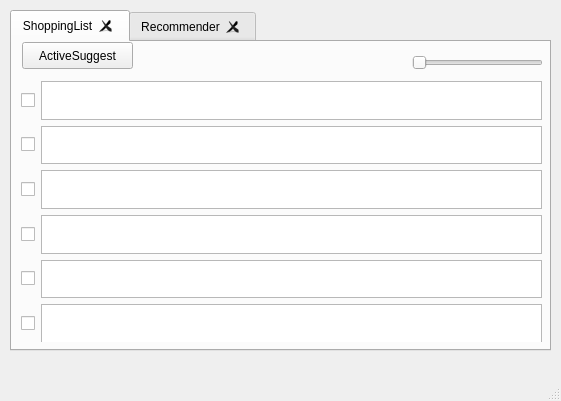
<?xml version="1.0" encoding="UTF-8"?>
<ui version="4.0">
 <class>MainDisplayWindow</class>
 <widget class="QMainWindow" name="MainDisplayWindow">
  <property name="geometry">
   <rect>
    <x>0</x>
    <y>0</y>
    <width>561</width>
    <height>401</height>
   </rect>
  </property>
  <property name="windowTitle">
   <string>MainWindow</string>
  </property>
  <widget class="QWidget" name="centralwidget">
   <widget class="QTabWidget" name="tabLayout">
    <property name="geometry">
     <rect>
      <x>10</x>
      <y>10</y>
      <width>541</width>
      <height>341</height>
     </rect>
    </property>
    <property name="cursor">
     <cursorShape>ArrowCursor</cursorShape>
    </property>
    <property name="mouseTracking">
     <bool>false</bool>
    </property>
    <property name="autoFillBackground">
     <bool>false</bool>
    </property>
    <property name="tabPosition">
     <enum>QTabWidget::North</enum>
    </property>
    <property name="tabShape">
     <enum>QTabWidget::Rounded</enum>
    </property>
    <property name="currentIndex">
     <number>0</number>
    </property>
    <property name="iconSize">
     <size>
      <width>30</width>
      <height>30</height>
     </size>
    </property>
    <property name="elideMode">
     <enum>Qt::ElideNone</enum>
    </property>
    <property name="tabsClosable">
     <bool>true</bool>
    </property>
    <property name="movable">
     <bool>true</bool>
    </property>
    <widget class="QWidget" name="ShoppingList">
     <attribute name="title">
      <string>ShoppingList</string>
     </attribute>
     <widget class="QSlider" name="ShoppingList_VolControl">
      <property name="geometry">
       <rect>
        <x>400</x>
        <y>10</y>
        <width>131</width>
        <height>21</height>
       </rect>
      </property>
      <property name="orientation">
       <enum>Qt::Horizontal</enum>
      </property>
     </widget>
     <widget class="QWidget" name="gridLayoutWidget">
      <property name="geometry">
       <rect>
        <x>9</x>
        <y>39</y>
        <width>521</width>
        <height>261</height>
       </rect>
      </property>
      <layout class="QGridLayout" name="gridLayout">
       <item row="1" column="1">
        <widget class="QTextEdit" name="textEdit_2"/>
       </item>
       <item row="1" column="0">
        <widget class="QCheckBox" name="checkBox_2">
         <property name="text">
          <string/>
         </property>
        </widget>
       </item>
       <item row="0" column="1">
        <widget class="QTextEdit" name="textEdit_1">
         <property name="html">
          <string>&lt;!DOCTYPE HTML PUBLIC &quot;-//W3C//DTD HTML 4.0//EN&quot; &quot;http://www.w3.org/TR/REC-html40/strict.dtd&quot;&gt;
&lt;html&gt;&lt;head&gt;&lt;meta name=&quot;qrichtext&quot; content=&quot;1&quot; /&gt;&lt;style type=&quot;text/css&quot;&gt;
p, li { white-space: pre-wrap; }
&lt;/style&gt;&lt;/head&gt;&lt;body style=&quot; font-family:'Ubuntu'; font-size:11pt; font-weight:400; font-style:normal;&quot;&gt;
&lt;p style=&quot;-qt-paragraph-type:empty; margin-top:0px; margin-bottom:0px; margin-left:0px; margin-right:0px; -qt-block-indent:0; text-indent:0px;&quot;&gt;&lt;br /&gt;&lt;/p&gt;&lt;/body&gt;&lt;/html&gt;</string>
         </property>
        </widget>
       </item>
       <item row="4" column="0">
        <widget class="QCheckBox" name="checkBox_4">
         <property name="text">
          <string/>
         </property>
        </widget>
       </item>
       <item row="0" column="0">
        <widget class="QCheckBox" name="checkBox_1">
         <property name="text">
          <string/>
         </property>
        </widget>
       </item>
       <item row="2" column="0">
        <widget class="QCheckBox" name="checkBox_3">
         <property name="text">
          <string/>
         </property>
        </widget>
       </item>
       <item row="5" column="0">
        <widget class="QCheckBox" name="checkBox_5">
         <property name="text">
          <string/>
         </property>
        </widget>
       </item>
       <item row="2" column="1">
        <widget class="QTextEdit" name="textEdit_3"/>
       </item>
       <item row="4" column="1">
        <widget class="QTextEdit" name="textEdit_4"/>
       </item>
       <item row="5" column="1">
        <widget class="QTextEdit" name="textEdit_5"/>
       </item>
       <item row="6" column="0">
        <widget class="QCheckBox" name="checkBox_6">
         <property name="text">
          <string/>
         </property>
        </widget>
       </item>
       <item row="6" column="1">
        <widget class="QTextEdit" name="textEdit_6"/>
       </item>
      </layout>
     </widget>
     <widget class="QPushButton" name="pushButton">
      <property name="geometry">
       <rect>
        <x>10</x>
        <y>0</y>
        <width>111</width>
        <height>27</height>
       </rect>
      </property>
      <property name="text">
       <string>ActiveSuggest</string>
      </property>
     </widget>
    </widget>
    <widget class="QWidget" name="Recommender">
     <attribute name="title">
      <string>Recommender</string>
     </attribute>
     <widget class="QScrollArea" name="scrollArea">
      <property name="geometry">
       <rect>
        <x>0</x>
        <y>0</y>
        <width>791</width>
        <height>451</height>
       </rect>
      </property>
      <property name="widgetResizable">
       <bool>true</bool>
      </property>
      <widget class="QWidget" name="scrollAreaWidgetContents">
       <property name="geometry">
        <rect>
         <x>0</x>
         <y>0</y>
         <width>789</width>
         <height>449</height>
        </rect>
       </property>
       <widget class="QSlider" name="Recommender_VolControl">
        <property name="geometry">
         <rect>
          <x>390</x>
          <y>20</y>
          <width>131</width>
          <height>21</height>
         </rect>
        </property>
        <property name="orientation">
         <enum>Qt::Horizontal</enum>
        </property>
       </widget>
       <widget class="QLabel" name="label">
        <property name="geometry">
         <rect>
          <x>20</x>
          <y>50</y>
          <width>70</width>
          <height>70</height>
         </rect>
        </property>
        <property name="text">
         <string>TextLabel</string>
        </property>
       </widget>
       <widget class="QLabel" name="label_2">
        <property name="geometry">
         <rect>
          <x>120</x>
          <y>50</y>
          <width>70</width>
          <height>70</height>
         </rect>
        </property>
        <property name="text">
         <string>TextLabel</string>
        </property>
       </widget>
       <widget class="QLabel" name="label_3">
        <property name="geometry">
         <rect>
          <x>100</x>
          <y>75</y>
          <width>16</width>
          <height>17</height>
         </rect>
        </property>
        <property name="text">
         <string>+</string>
        </property>
       </widget>
       <widget class="QLabel" name="label_4">
        <property name="geometry">
         <rect>
          <x>20</x>
          <y>150</y>
          <width>70</width>
          <height>70</height>
         </rect>
        </property>
        <property name="text">
         <string>TextLabel</string>
        </property>
       </widget>
       <widget class="QLabel" name="label_5">
        <property name="geometry">
         <rect>
          <x>100</x>
          <y>150</y>
          <width>70</width>
          <height>70</height>
         </rect>
        </property>
        <property name="text">
         <string>TextLabel</string>
        </property>
       </widget>
       <widget class="QLabel" name="label_6">
        <property name="geometry">
         <rect>
          <x>180</x>
          <y>150</y>
          <width>70</width>
          <height>70</height>
         </rect>
        </property>
        <property name="text">
         <string>TextLabel</string>
        </property>
       </widget>
       <widget class="QLabel" name="label_7">
        <property name="geometry">
         <rect>
          <x>260</x>
          <y>150</y>
          <width>70</width>
          <height>70</height>
         </rect>
        </property>
        <property name="text">
         <string>TextLabel</string>
        </property>
       </widget>
       <widget class="QLabel" name="label_8">
        <property name="geometry">
         <rect>
          <x>340</x>
          <y>150</y>
          <width>70</width>
          <height>70</height>
         </rect>
        </property>
        <property name="text">
         <string>TextLabel</string>
        </property>
       </widget>
       <widget class="QLabel" name="label_9">
        <property name="geometry">
         <rect>
          <x>420</x>
          <y>150</y>
          <width>70</width>
          <height>70</height>
         </rect>
        </property>
        <property name="text">
         <string>TextLabel</string>
        </property>
       </widget>
       <widget class="QLabel" name="label_19">
        <property name="geometry">
         <rect>
          <x>20</x>
          <y>310</y>
          <width>70</width>
          <height>70</height>
         </rect>
        </property>
        <property name="text">
         <string>TextLabel</string>
        </property>
       </widget>
       <widget class="QLabel" name="label_20">
        <property name="geometry">
         <rect>
          <x>20</x>
          <y>210</y>
          <width>70</width>
          <height>70</height>
         </rect>
        </property>
        <property name="text">
         <string>TextLabel</string>
        </property>
       </widget>
       <widget class="QLabel" name="label_21">
        <property name="geometry">
         <rect>
          <x>100</x>
          <y>310</y>
          <width>70</width>
          <height>70</height>
         </rect>
        </property>
        <property name="text">
         <string>TextLabel</string>
        </property>
       </widget>
       <widget class="QLabel" name="label_22">
        <property name="geometry">
         <rect>
          <x>180</x>
          <y>310</y>
          <width>70</width>
          <height>70</height>
         </rect>
        </property>
        <property name="text">
         <string>TextLabel</string>
        </property>
       </widget>
       <widget class="QLabel" name="label_23">
        <property name="geometry">
         <rect>
          <x>260</x>
          <y>310</y>
          <width>70</width>
          <height>70</height>
         </rect>
        </property>
        <property name="text">
         <string>TextLabel</string>
        </property>
       </widget>
       <widget class="QLabel" name="label_24">
        <property name="geometry">
         <rect>
          <x>340</x>
          <y>310</y>
          <width>70</width>
          <height>70</height>
         </rect>
        </property>
        <property name="text">
         <string>TextLabel</string>
        </property>
       </widget>
       <widget class="QLabel" name="label_25">
        <property name="geometry">
         <rect>
          <x>120</x>
          <y>210</y>
          <width>70</width>
          <height>70</height>
         </rect>
        </property>
        <property name="text">
         <string>TextLabel</string>
        </property>
       </widget>
       <widget class="QLabel" name="label_26">
        <property name="geometry">
         <rect>
          <x>100</x>
          <y>235</y>
          <width>16</width>
          <height>17</height>
         </rect>
        </property>
        <property name="text">
         <string>+</string>
        </property>
       </widget>
       <widget class="QLabel" name="label_27">
        <property name="geometry">
         <rect>
          <x>420</x>
          <y>310</y>
          <width>70</width>
          <height>70</height>
         </rect>
        </property>
        <property name="text">
         <string>TextLabel</string>
        </property>
       </widget>
      </widget>
     </widget>
    </widget>
   </widget>
  </widget>
  <widget class="QMenuBar" name="menubar">
   <property name="geometry">
    <rect>
     <x>0</x>
     <y>0</y>
     <width>561</width>
     <height>25</height>
    </rect>
   </property>
  </widget>
  <widget class="QStatusBar" name="statusbar"/>
 </widget>
 <resources/>
 <connections>
  <connection>
   <sender>checkBox_5</sender>
   <signal>toggled(bool)</signal>
   <receiver>textEdit_5</receiver>
   <slot>copy()</slot>
   <hints>
    <hint type="sourcelabel">
     <x>37</x>
     <y>310</y>
    </hint>
    <hint type="destinationlabel">
     <x>59</x>
     <y>323</y>
    </hint>
   </hints>
  </connection>
  <connection>
   <sender>Recommender_VolControl</sender>
   <signal>sliderMoved(int)</signal>
   <receiver>Recommender_VolControl</receiver>
   <slot>setValue(int)</slot>
   <hints>
    <hint type="sourcelabel">
     <x>423</x>
     <y>98</y>
    </hint>
    <hint type="destinationlabel">
     <x>435</x>
     <y>105</y>
    </hint>
   </hints>
  </connection>
  <connection>
   <sender>checkBox_2</sender>
   <signal>toggled(bool)</signal>
   <receiver>textEdit_2</receiver>
   <slot>copy()</slot>
   <hints>
    <hint type="sourcelabel">
     <x>33</x>
     <y>177</y>
    </hint>
    <hint type="destinationlabel">
     <x>59</x>
     <y>191</y>
    </hint>
   </hints>
  </connection>
  <connection>
   <sender>checkBox_4</sender>
   <signal>toggled(bool)</signal>
   <receiver>textEdit_4</receiver>
   <slot>copy()</slot>
   <hints>
    <hint type="sourcelabel">
     <x>28</x>
     <y>252</y>
    </hint>
    <hint type="destinationlabel">
     <x>71</x>
     <y>279</y>
    </hint>
   </hints>
  </connection>
  <connection>
   <sender>checkBox_3</sender>
   <signal>toggled(bool)</signal>
   <receiver>textEdit_3</receiver>
   <slot>copy()</slot>
   <hints>
    <hint type="sourcelabel">
     <x>32</x>
     <y>217</y>
    </hint>
    <hint type="destinationlabel">
     <x>64</x>
     <y>235</y>
    </hint>
   </hints>
  </connection>
  <connection>
   <sender>checkBox_1</sender>
   <signal>toggled(bool)</signal>
   <receiver>textEdit_1</receiver>
   <slot>copy()</slot>
   <hints>
    <hint type="sourcelabel">
     <x>38</x>
     <y>131</y>
    </hint>
    <hint type="destinationlabel">
     <x>58</x>
     <y>147</y>
    </hint>
   </hints>
  </connection>
  <connection>
   <sender>ShoppingList_VolControl</sender>
   <signal>sliderMoved(int)</signal>
   <receiver>ShoppingList_VolControl</receiver>
   <slot>setValue(int)</slot>
   <hints>
    <hint type="sourcelabel">
     <x>442</x>
     <y>84</y>
    </hint>
    <hint type="destinationlabel">
     <x>467</x>
     <y>84</y>
    </hint>
   </hints>
  </connection>
  <connection>
   <sender>checkBox_6</sender>
   <signal>toggled(bool)</signal>
   <receiver>textEdit_6</receiver>
   <slot>copy()</slot>
   <hints>
    <hint type="sourcelabel">
     <x>28</x>
     <y>349</y>
    </hint>
    <hint type="destinationlabel">
     <x>64</x>
     <y>361</y>
    </hint>
   </hints>
  </connection>
  <connection>
   <sender>pushButton</sender>
   <signal>clicked(bool)</signal>
   <receiver>pushButton</receiver>
   <slot>toggle()</slot>
   <hints>
    <hint type="sourcelabel">
     <x>114</x>
     <y>83</y>
    </hint>
    <hint type="destinationlabel">
     <x>122</x>
     <y>86</y>
    </hint>
   </hints>
  </connection>
 </connections>
</ui>
